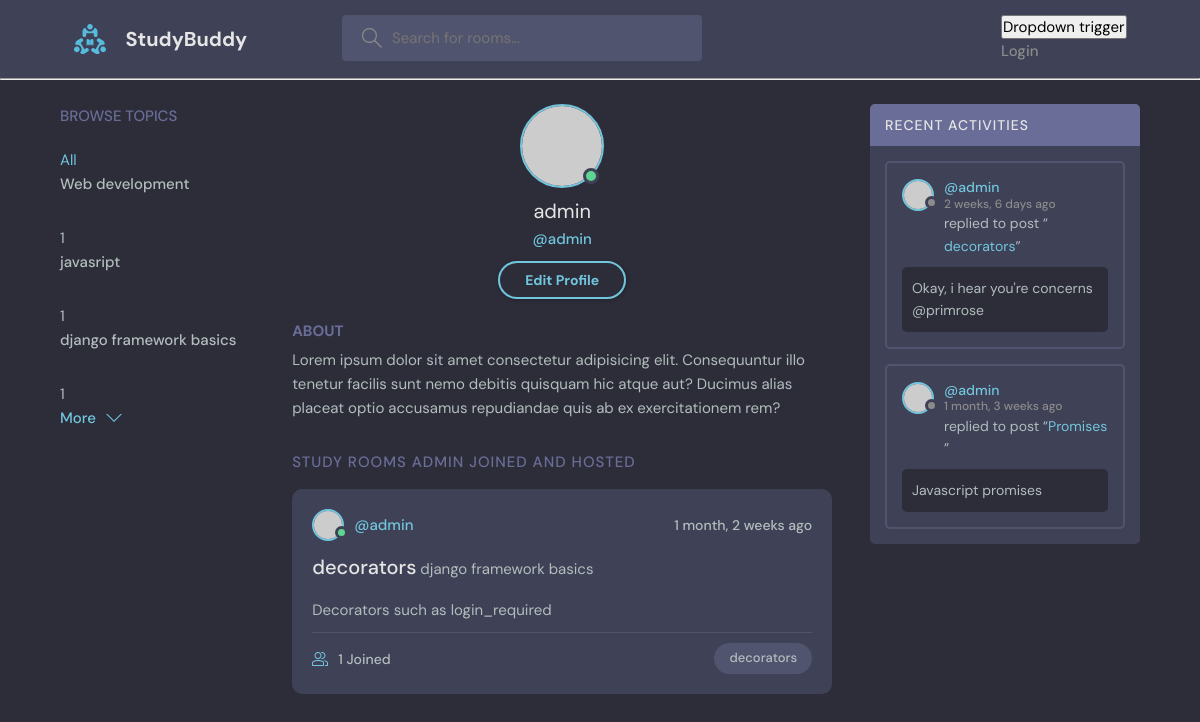
Page /userprofile/3/ on the earlier database version.
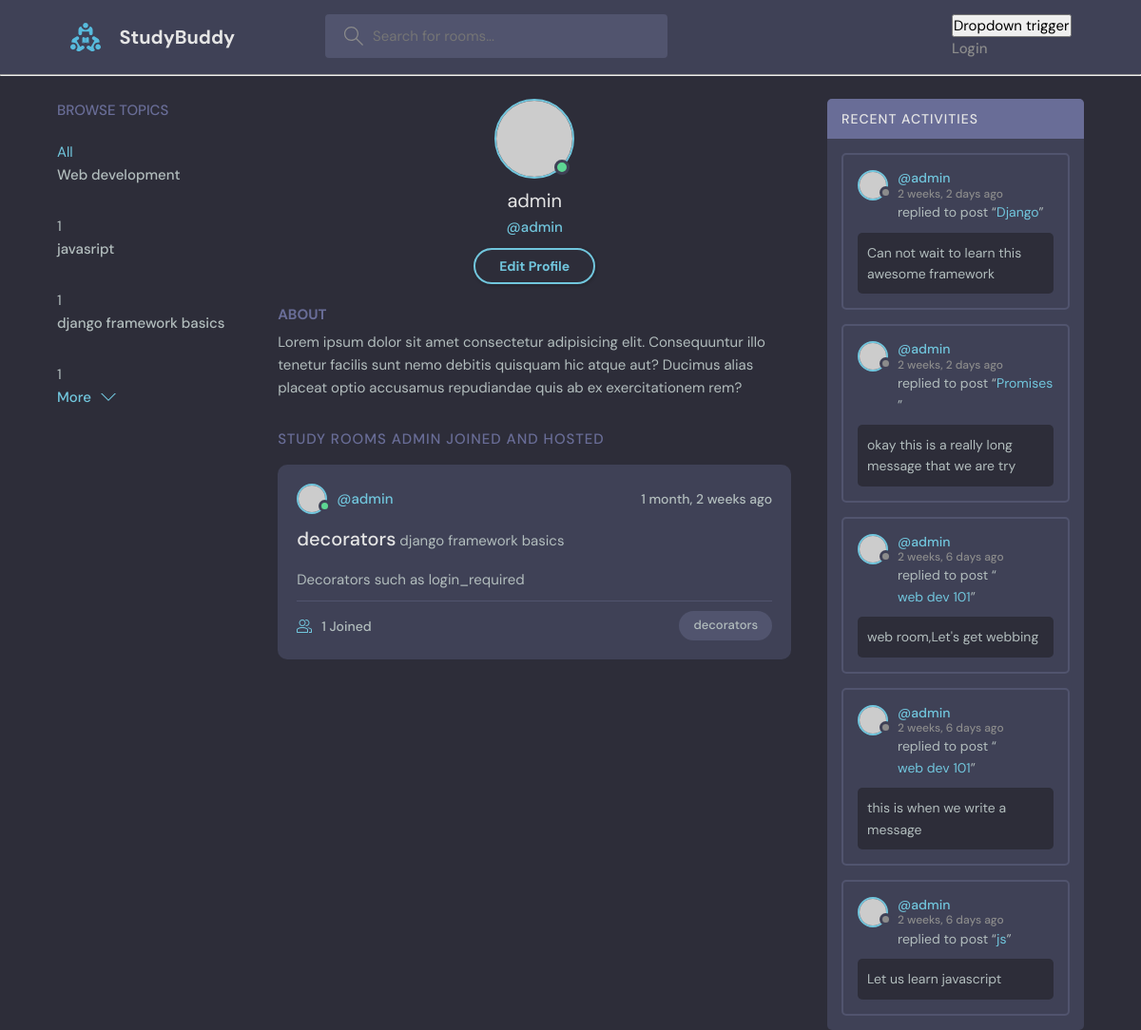
Same page on the later database version.
### base/models.py (models this page shows)
class Topic(models.Model):
    title = models.CharField(max_length=50)
    def __str__(self):
        return self.title

class Rooms(models.Model):
    host = models.ForeignKey(User, on_delete=models.SET_NULL, null=True)
    topic =  models.ForeignKey('Topic', on_delete=models.SET_NULL, null=True) #'' around Topic cause topic is below and not above the room classs
    name = models.CharField(max_length=20)
    participants = models.ManyToManyField(User,related_name='participants', blank=True)
    description = models.TextField()
    updated_at = models.DateTimeField(auto_now=True)
    created_at = DateTimeField(auto_now_add=True) #takes timestamp at creation only
    class Meta:
        ordering = ['-updated_at','-created_at']  #ensure that the most recent room appears at the top
    def __str__(self):
        return self.name

class Message(models.Model):
    user = models.ForeignKey(User, on_delete=models.CASCADE)
    room = models.ForeignKey(Rooms, on_delete=models.CASCADE)
    body = models.TextField( )
    updated_at = models.DateTimeField(auto_now=True)
    created_at = DateTimeField(auto_now_add=True) #takes timestamp at creation only
    class Meta:
        ordering = ['-updated_at','-created_at']  #ensure that the most recent message appears at the top
    def __str__(self):
        return self.body[0:50] #converts an object into a string

### base/views.py (the view)
# urls.py: path('userprofile/<str:pk>/',views.userProfile,name='user-profile'),
def userProfile(request,pk):
    userObj = User.objects.get(id=pk)
    rooms = userObj.rooms_set.all() #getting the rooms a user is subscribed too
    room_messages = userObj.message_set.all()[0:5] #getting any mesages that user has sent ps:_set.all()this aplies for children
    room_count = rooms.count()
    topics = Topic.objects.all()
    context = {"userObj":userObj, "rooms":rooms,
               "room_messages":room_messages,
               "room_count":room_count,"topics": topics}
    print(context)
    return render(request,'profile.html',context)

### templates/profile.html (shortened to what this page needs)
{% extends 'main.html'%} {% block content %}
<main class="profile-page layout layout--3">
  <div class="container">
    <div class="topics">
      <div class="topics__header">
        <h2>Browse Topics</h2>
      </div>
  {% include 'topic-component.html' %}
      <button class="btn btn--link" href="/">
        More
        <svg
          version="1.1"
          xmlns="http://www.w3.org/2000/svg"
          width="32"
          height="32"
          viewBox="0 0 32 32"
        >
          <title>chevron-down</title>
          <path d="M16 21l-13-13h-3l16 16 16-16h-3l-13 13z"></path>
        </svg>
      </button>
    </div>
    <div class="roomList">
      <div class="profile">
        <div class="profile__avatar">
          <div class="avatar avatar--large active">
            <img src="https://randomuser.me/api/portraits/men/11.jpg" />
          </div>
        </div>
        <div class="profile__info">
          <h3>{{ userObj }}</h3>
          <p>@{{ userObj.username }}</p>
          <a href="edit-user.html" class="btn btn--main btn--pill"
            >Edit Profile</a
          >
        </div>
        <div class="profile__about">
          <h3>About</h3>
          <p>
            Lorem ipsum dolor sit amet consectetur adipisicing elit.
            Consequuntur illo tenetur facilis sunt nemo debitis quisquam hic
            atque aut? Ducimus alias placeat optio accusamus repudiandae quis ab
            ex exercitationem rem?
          </p>
        </div>
      </div>
      <div class="roomList__header">
        <div>
          <h2>Study Rooms {{ userObj.username }} Joined and hosted</h2>
        </div>
      </div>
       {% for room in rooms %}
        <div class="roomListRoom">
          <div class="roomListRoom__header">
            <a
              href="{% url 'user-profile' room.host.id %}"
              class="roomListRoom__author"
            >
              <div class="avatar avatar--small active">
                <img src="https://randomuser.me/api/portraits/men/11.jpg" />
              </div>
              <span>@{{ room.host.username }}</span>
            </a>
            <div class="roomListRoom__actions">
              <span>{{room.created_at|timesince }} ago </span>
            </div>
          </div>
          <div class="roomListRoom__content">
            <a href="{% url 'room' room.id %}">{{ room.name }}</a>
            <small>{{ room.topic.title }}</small>
            <p>{{ room.description }}</p>
          </div>
          <div class="roomListRoom__meta">
            <a class="roomListRoom__joined">
              {{ room_count }} Joined
            </a>
            <p class="roomListRoom__topic">{{ room.name }}</p>
          </div>
        </div>
        {% endfor %}
    </div>
 <div class="activities">
  <div class="activities__header">
    <h2>Recent Activities</h2>
  </div>
  {% for room_message in room_messages %}
  <div class="activities__box">
    <div class="activities__boxHeader roomListRoom__header">
      <a href="{% url 'user-profile' room_message.user.id %}" class="roomListRoom__author">
        <div class="avatar avatar--small">
          <img src="https://randomuser.me/api/portraits/women/11.jpg" />
        </div>
        <p>
          @{{ room_message.user.username}}
          <span>{{  room_message.created_at|timesince  }} ago</span>
        </p>
      </a>
    </div>
    <div class="activities__boxContent">
      <p>replied to post “<a href="{% url 'room' room_message.room.id %}">{{ room_message.room }}</a>”</p>
      <div class="activities__boxRoomContent">
        {{ room_message }}
      </div>
    </div>
  </div>
 {% endfor %}
</div>
        </div>
</main>
{% endblock content %}

### templates/main.html (shortened to what this page needs)
{% load static %}
<!DOCTYPE html>
<html lang="en">
  <head>
    <link rel="stylesheet" type="text/css" media="screen" href="{% static 'styles/style.css' %}">
  </head>
  <body>
    {% include 'navbar.html' %}
    {% block content%} {% endblock %}
  </body>
</html>

### templates/navbar.html (shortened to what this page needs)
{% load static %}
<header class="header header--loggedIn">
    <div class="container">
      <a href="{% url 'home' %}" class="header__logo">
        <img src="{% static 'assets/logo.svg' %}" />
        <h1>StudyBuddy</h1>
      </a>
      <form class="header__search" method="get" action="{% url 'home'%}">
        <label>
          <input type="text" name="query"  placeholder="Search for rooms..." />
        </label>
      </form>
      <nav class="header__menu">
<div class="dropdown">
  <button id="dLabel" type="button" data-toggle="dropdown" aria-expanded="false">
    Dropdown trigger
  </button>
  <div class="header__user">
    {% if request.user.is_authenticated %}
    <a href="{% url 'user-profile' request.user.id %}">
      <div class="avatar avatar--medium active">
        <img src="https://randomuser.me/api/portraits/men/37.jpg" />
      </div>
      <p>{{ request.user.username }} <span>@{{ request.user.username }} </span></p>
  </a>
  <div class="dropdown-menu">
    <a href="settings.html" class="dropdown-link"
      ><svg version="1.1" xmlns="http://www.w3.org/2000/svg" width="32" height="32" viewBox="0 0 32 32">
        <title>tools</title>
        <path
          d="M27.465 32c-1.211 0-2.35-0.471-3.207-1.328l-9.392-9.391c-2.369 0.898-4.898 0.951-7.355 0.15-3.274-1.074-5.869-3.67-6.943-6.942-0.879-2.682-0.734-5.45 0.419-8.004 0.135-0.299 0.408-0.512 0.731-0.572 0.32-0.051 0.654 0.045 0.887 0.277l5.394 5.395 3.586-3.586-5.394-5.395c-0.232-0.232-0.336-0.564-0.276-0.887s0.272-0.596 0.572-0.732c2.552-1.152 5.318-1.295 8.001-0.418 3.274 1.074 5.869 3.67 6.943 6.942 0.806 2.457 0.752 4.987-0.15 7.358l9.392 9.391c0.844 0.842 1.328 2.012 1.328 3.207-0 2.5-2.034 4.535-4.535 4.535zM15.101 19.102c0.26 0 0.516 0.102 0.707 0.293l9.864 9.863c0.479 0.479 1.116 0.742 1.793 0.742 1.398 0 2.535-1.137 2.535-2.535 0-0.668-0.27-1.322-0.742-1.793l-9.864-9.863c-0.294-0.295-0.376-0.74-0.204-1.119 0.943-2.090 1.061-4.357 0.341-6.555-0.863-2.631-3.034-4.801-5.665-5.666-1.713-0.561-3.468-0.609-5.145-0.164l4.986 4.988c0.391 0.391 0.391 1.023 0 1.414l-5 5c-0.188 0.188-0.441 0.293-0.707 0.293s-0.52-0.105-0.707-0.293l-4.987-4.988c-0.45 1.682-0.397 3.436 0.164 5.146 0.863 2.631 3.034 4.801 5.665 5.666 2.2 0.721 4.466 0.604 6.555-0.342 0.132-0.059 0.271-0.088 0.411-0.088z"
        ></path>
      </svg>
      Settings</a
    >
    <a href="{% url 'logout_user' %}" class="dropdown-link"
      ><svg version="1.1" xmlns="http://www.w3.org/2000/svg" width="32" height="32" viewBox="0 0 32 32">
        <title>sign-out</title>
        <path
          d="M3 0h22c0.553 0 1 0 1 0.553l-0 3.447h-2v-2h-20v28h20v-2h2l0 3.447c0 0.553-0.447 0.553-1 0.553h-22c-0.553 0-1-0.447-1-1v-30c0-0.553 0.447-1 1-1z"
        ></path>
        <path
          d="M21.879 21.293l1.414 1.414 6.707-6.707-6.707-6.707-1.414 1.414 4.293 4.293h-14.172v2h14.172l-4.293 4.293z"
        ></path>
      </svg>
      Logout</a
    >
  </div>
</div>
        {% else %}
        <a href="{% url 'login' %}" >Login</a>
        {% endif %}
        </div>
      </nav>
    </div>
  </header>
<hr />

### templates/topic-component.html
<a href="{% url 'home' %}">All</a>
{% for topic in topics %}
<div>
   <ul class="topics__list">
            <li>
              <a href="{% url 'home' %}?query={{ topic.title }} ">{{ topic.title }}</a><span>{{ room_count }}</span>
            </li>
          </ul>
</div>
{% endfor %}

Differences in the rows shown:
removed Message: user.username "admin", created_at "2 weeks, 6 days", room "decorators", body "Okay, i hear you're concerns @primrose"
no longer on this page (row unchanged): Message: user.username "admin", created_at "1 month, 3 weeks", room "Promises", body "Javascript promises"
added Message: user.username "admin", created_at "2 weeks, 2 days", room "Django", body "Can not wait to learn this awesome framework"
added Message: user.username "admin", created_at "2 weeks, 2 days", room "Promises", body "okay this is a really long message that we are try"
added Message: user.username "admin", created_at "2 weeks, 6 days", room "web dev 101", body "web room,Let's get webbing"
added Message: user.username "admin", created_at "2 weeks, 6 days", room "web dev 101", body "this is when we write a message"
added Message: user.username "admin", created_at "2 weeks, 6 days", room "js", body "Let us learn javascript"
